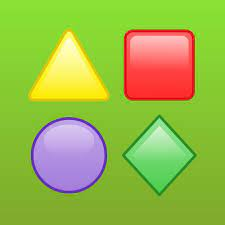
#> input picture exercises/shape.jpg, 225 x 225 px
$ python image_channel.py
#> lines starting #> are read from the running program, lines starting #| are printed output that depends on the picture
import cv2
import matplotlib.pyplot as plt

img = cv2.imread("shape.jpg")
#> img is the input picture: shape (225, 225, 3); mean B, G, R 72.4, 184.2, 153.8
plt.imshow(img)
plt.show()

"""
rgb
[50,50,1]
[50,50,0]
"""
r=img[:,:,0]
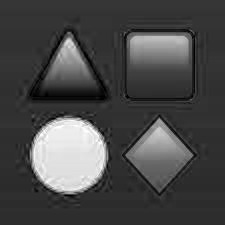
#> r: shape (225, 225); min 0, max 255, mean 72.4
g=img[:,:,1]
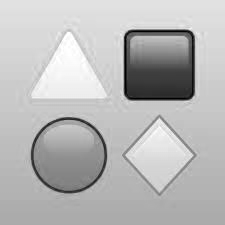
#> g: shape (225, 225); min 0, max 255, mean 184.2
b=img[:,:,2]
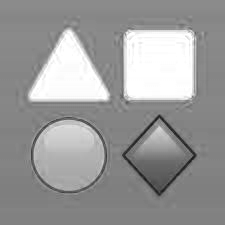
#> b: shape (225, 225); min 23, max 255, mean 153.8

output = [img,r,g,b]
titles = ["image","r","g","b"]

for i in range(4):
    plt.subplot(2,2,i+1)
    plt.axis("off")
    plt.title(titles[i])
    if i ==0:
        plt.imshow(output[i])
    else:
        plt.imshow(output[i],cmap="gray")
    plt.show()
